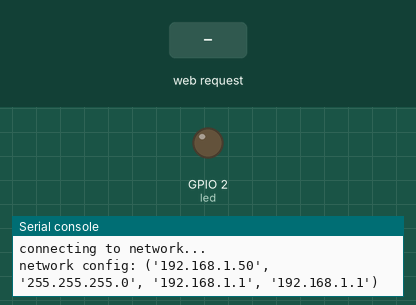
Simulated run of this program. Board: ESP32 board running MicroPython. Shown: output pins drawn as LEDs (lit = HIGH), the last lines printed to the serial console. The test bench sets the inputs (shaded band). WiFi joins after 1.5 s; values from a settings file that is not in the repository are placeholders.

Above: at 2.7 s.
2.8 s: HTTP request GET /?LED=1 received
At 3.5 s:
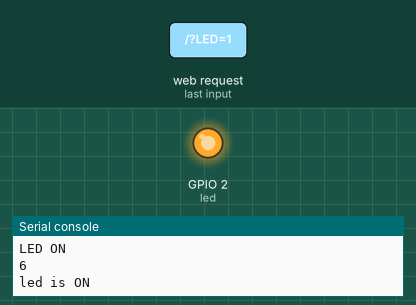
4.3 s: HTTP request GET /?LED=0 received
At 4.7 s:
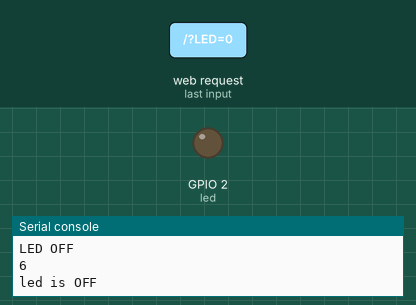
Timing chart, 0 to 7.3 s (numbered marks = the images above; inputs shaded):
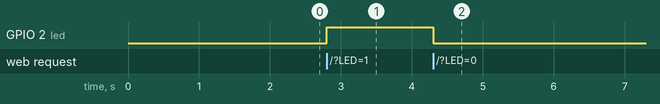

The program:

webserver.py
```python
# ************************
# Web Server in ESP32 using
# web sockets (wifi station)
# Author: George Bantique
# Date: October 28, 2020
# Feel free to modify it
# according to your needs
# ************************

import machine
led = machine.Pin(2,machine.Pin.OUT)
led.off()

# ************************
# Configure the ESP32 wifi
# as STAtion mode.
import network
import wifi_credentials

sta = network.WLAN(network.STA_IF)
if not sta.isconnected():
    print('connecting to network...')
    sta.active(True)
    #sta.connect('your wifi ssid', 'your wifi password')
    sta.connect(wifi_credentials.ssid, wifi_credentials.password)
    while not sta.isconnected():
        pass
print('network config:', sta.ifconfig())

# ************************
# Configure the socket connection
# over TCP/IP
import socket

# AF_INET - use Internet Protocol v4 addresses
# SOCK_STREAM means that it is a TCP socket.
# SOCK_DGRAM means that it is a UDP socket.
s = socket.socket(socket.AF_INET, socket.SOCK_STREAM)
s.bind(('',80)) # specifies that the socket is reachable
#                 by any address the machine happens to have
s.listen(5)     # max of 5 socket connections

# ************************
# Function for creating the
# web page to be displayed
def web_page():
    if led.value()==1:
        led_state = 'ON'
        print('led is ON')
    elif led.value()==0:
        led_state = 'OFF'
        print('led is OFF')

    html_page = """
      <html>
      <head>
       <meta content="width=device-width, initial-scale=1" name="viewport"></meta>
      </head>
      <body>
        <center><h1>ESP32 Web Server in MicroPython </h1></center>
        <center>
         <form>
          <button name="LED" type="submit" value="1"> LED ON </button>
          <button name="LED" type="submit" value="0"> LED OFF </button>
         </form>
        </center>
        <center><p>LED is now <strong>""" + led_state + """</strong>.</p></center>
      </body>
      </html>"""
    return html_page

while True:
    # Socket accept()
    conn, addr = s.accept()
    print("Got connection from %s" % str(addr))

    # Socket receive()
    request=conn.recv(1024)
    print("")
    print("")
    print("Content %s" % str(request))

    # Socket send()
    request = str(request)
    led_on = request.find('/?LED=1')
    led_off = request.find('/?LED=0')
    if led_on == 6:
        print('LED ON')
        print(str(led_on))
        led.value(1)
    elif led_off == 6:
        print('LED OFF')
        print(str(led_off))
        led.value(0)
    response = web_page()
    conn.send('HTTP/1.1 200 OK\n')
    conn.send('Content-Type: text/html\n')
    conn.send('Connection: close\n\n')
    conn.sendall(response)

    # Socket close()
    conn.close()
```

Measured:
- after the input at 2.8 s, GPIO 2 (led): LOW → HIGH at once
- after the input at 4.3 s, GPIO 2 (led): HIGH → LOW at once
